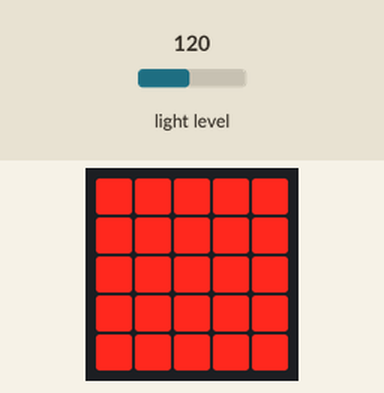
Recording of a program running on a simulated BBC micro:bit (MakeCode). Parts: the board's 5×5 LED display. The test bench sets the inputs (shaded band); at power-on: light level 120.

Above: at 1.2 s.
1.3 s: light level set to 27
2.8 s: light level set to 22
At 4.1 s:
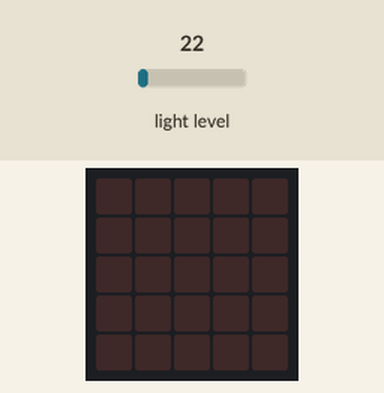
4.4 s: light level set to 64
At 5.6 s:
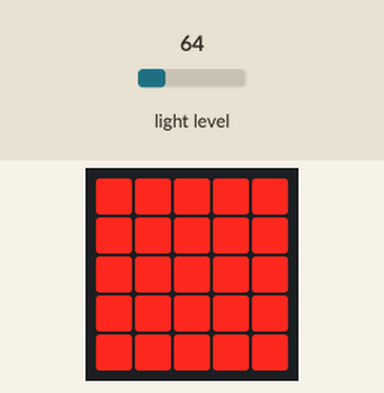
5.9 s: light level set to 5
At 6.4 s:
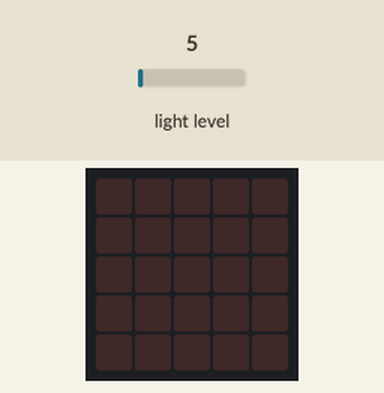
Timing chart, 0 to 8.5 s (numbered marks = the images above; inputs shaded):
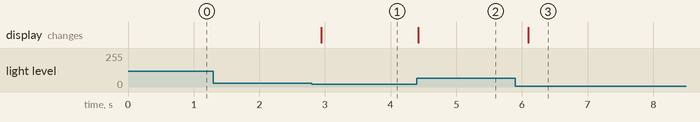

The program:

main.ts
```typescript
basic.clearScreen()
basic.forever(function () {
    if (input.lightLevel() > 25) {
        led.setBrightness(255)
        basic.showLeds(`
            # # # # #
            # # # # #
            # # # # #
            # # # # #
            # # # # #
            `)
    } else {
        basic.clearScreen()
    }
})
```

test.ts
```typescript
// aquí va el archivo "tests"; esto no se compilará cuando este paquete se utilice como una extensión.
```

Measured:
- the behaviour switches between 26 and 25 on light level (found by bisection; images 0 and 1)
- after the input at 1.3 s, every drawn part: stays the same
- after the input at 2.8 s, the display: changes after 0.14 s (image 1)
- after the input at 4.4 s, the display: changes at once (image 2)
- after the input at 5.9 s, the display: changes after 0.20 s (image 3)
